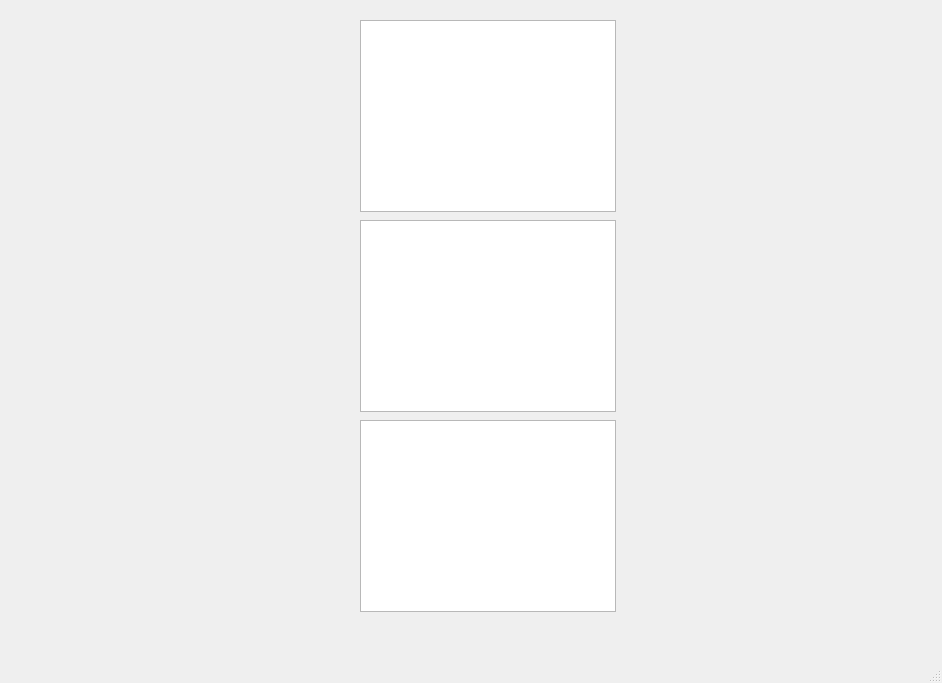
<?xml version="1.0" encoding="UTF-8"?>
<ui version="4.0">
 <class>MainWindow</class>
 <widget class="QMainWindow" name="MainWindow">
  <property name="geometry">
   <rect>
    <x>0</x>
    <y>0</y>
    <width>942</width>
    <height>683</height>
   </rect>
  </property>
  <property name="windowTitle">
   <string>MainWindow</string>
  </property>
  <widget class="QWidget" name="centralwidget">
   <widget class="QChartView" name="WykresSinusoidalny">
    <property name="geometry">
     <rect>
      <x>360</x>
      <y>220</y>
      <width>256</width>
      <height>192</height>
     </rect>
    </property>
   </widget>
   <widget class="QChartView" name="WykresProstokatny">
    <property name="geometry">
     <rect>
      <x>360</x>
      <y>420</y>
      <width>256</width>
      <height>192</height>
     </rect>
    </property>
   </widget>
   <widget class="QChartView" name="WykresSkokowy">
    <property name="geometry">
     <rect>
      <x>360</x>
      <y>20</y>
      <width>256</width>
      <height>192</height>
     </rect>
    </property>
   </widget>
  </widget>
  <widget class="QMenuBar" name="menubar">
   <property name="geometry">
    <rect>
     <x>0</x>
     <y>0</y>
     <width>942</width>
     <height>21</height>
    </rect>
   </property>
  </widget>
  <widget class="QStatusBar" name="statusbar"/>
 </widget>
 <customwidgets>
  <customwidget>
   <class>QChartView</class>
   <extends>QGraphicsView</extends>
   <header location="global">QtCharts</header>
  </customwidget>
 </customwidgets>
 <resources/>
 <connections/>
</ui>
